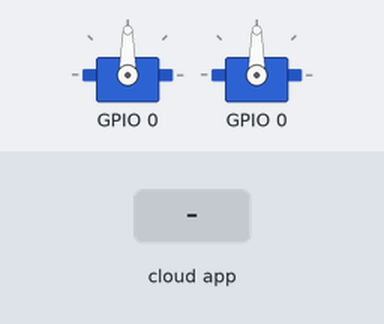
The program below on a simulated ESP32. On the bench: 2 × servo. The inputs (shaded band) are chosen by the test bench. The ROS host is connected and sends only what is stated.

Above: at 1.2 s.
1.3 s: the phone or cloud app sets linear.x to 100
At 2.0 s:
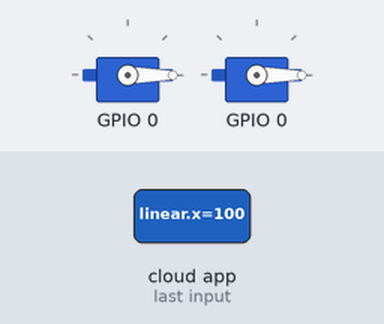
2.8 s: the phone or cloud app sets angular.z to -100
At 3.5 s:
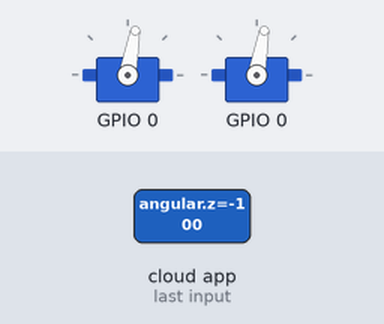
4.3 s: the phone or cloud app sets angular.z to 0
At 5.0 s:
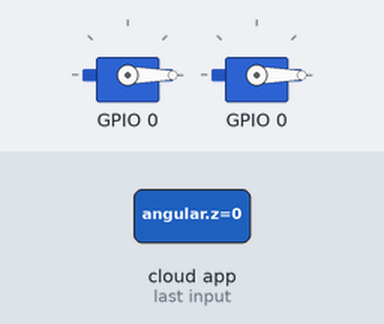
5.9 s: the phone or cloud app sets linear.x to -100
At 6.5 s:
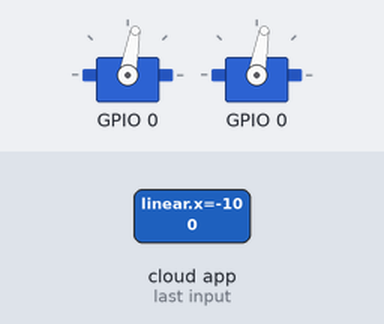
Timing chart, 0 to 8.4 s (numbered marks = the images above; inputs shaded):
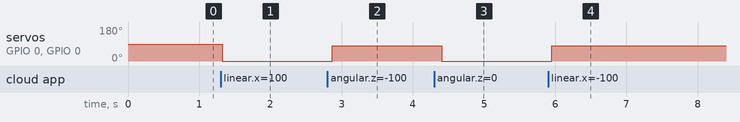

The program:

main.cpp
```cpp
#include <Arduino.h>
#include <micro_ros_platformio.h>

#include "secrets.h"

#include <rcl/rcl.h>
#include <rcl/error_handling.h>
#include <rclc/rclc.h>
#include <rclc/executor.h>

#include "KabotServo.h"

#if !defined(MICRO_ROS_TRANSPORT_ARDUINO_WIFI)
#error This example is only avaliable for Arduino framework with wifi transport.
#endif

rcl_publisher_t publisher;
rcl_subscription_t subscriber;
geometry_msgs__msg__Twist msg;

rclc_executor_t executor;
rclc_support_t support;
rcl_allocator_t allocator;
rcl_node_t node;

#define RCCHECK(fn) { rcl_ret_t temp_rc = fn; if((temp_rc != RCL_RET_OK)){error_loop();}}
#define RCSOFTCHECK(fn) { rcl_ret_t temp_rc = fn; if((temp_rc != RCL_RET_OK)){}}

// Error handle loop
void error_loop() {
	while(1) {
		delay(100);
	}
}

KabotServo leftServo(0, 500, 2400, 80, ServoSide::Left);
KabotServo rightServo(0, 500, 2400, 80, ServoSide::Right);

void subscription_callback(const void * msgin)
{
	const geometry_msgs__msg__Twist * msg = (const geometry_msgs__msg__Twist *)msgin;
	leftServo.move(msg);
	rightServo.move(msg);
	RCSOFTCHECK(rcl_publish(&publisher, &msg, NULL)); //debug callback
}

void setup() {
	// configure serial transport
	Serial.begin(115200);

	IPAddress agent_ip(192, 168, 1, 187);
	size_t agent_port = 8888;
	set_microros_wifi_transports(ssid, psk, agent_ip, agent_port);

	allocator = rcl_get_default_allocator();

	// create init_options
	RCCHECK(rclc_support_init(&support, 0, NULL, &allocator));

	// create node
	RCCHECK(rclc_node_init_default(&node, "kabot", "", &support));

	// create publisher
	RCCHECK(rclc_publisher_init_default(
		&publisher,
		&node,
		ROSIDL_GET_MSG_TYPE_SUPPORT(geometry_msgs, msg, Twist),
		"/cmd_vel_callback"));

	// create subscriber
	RCCHECK(rclc_subscription_init_default(
		&subscriber,
		&node,
		ROSIDL_GET_MSG_TYPE_SUPPORT(geometry_msgs, msg, Twist),
		"/cmd_vel"));

	// create executor
	RCCHECK(rclc_executor_init(&executor, &support.context, 1, &allocator));
	RCCHECK(rclc_executor_add_subscription(&executor, &subscriber, &msg, &subscription_callback, ON_NEW_DATA));
}

void loop() {
	delay(100);
	RCSOFTCHECK(rclc_executor_spin_some(&executor, RCL_MS_TO_NS(100)));
}
```

KabotServo.h
```cpp
#pragma once

#include <Arduino.h>
#include <micro_ros_platformio.h>
#include <ESP32_Servo.h>

#include <geometry_msgs/msg/twist.h>

enum ServoSide{
	Left,
	Right
};

struct KabotServo{
	KabotServo(int pin, int min, int max, int servoOrigin, ServoSide side){
		m_servo.attach(pin, min, max);
		m_servoOrigin = servoOrigin;
		m_servoLeftRange = servoOrigin;
		m_servoRightRange =  180-servoOrigin;
	}

	void move(const geometry_msgs__msg__Twist *msg){
		int servoVelocity;
		if(m_side == ServoSide::Left){
			servoVelocity = msg->linear.x + msg->angular.z;
        }
        else{
			servoVelocity = msg->linear.x - msg->angular.z;
            servoVelocity *= -1;
        }

        if(servoVelocity > 0){
            servoVelocity = map(servoVelocity, m_minServoVelocity, m_minServoVelocity, m_servoOrigin, m_servoRightRange);
        }
        else{
            servoVelocity = map(servoVelocity, m_minServoVelocity, m_maxServoVelocity, m_servoLeftRange, m_servoOrigin);
        }

		m_servo.write(servoVelocity);
	}

private:
	Servo m_servo;
	ServoSide m_side;

	int m_servoOrigin;
	int m_servoLeftRange;
	int m_servoRightRange;

	const int m_minServoVelocity = -100;
	const int m_maxServoVelocity = 100;
};
```

secrets.h
```cpp
char ssid[] = "";
char psk[]= "";
```

Measured:
- after the input at 1.3 s, servo on GPIO 0, servo on GPIO 0: 90° → 0° at once
- after the input at 2.8 s, servo on GPIO 0, servo on GPIO 0: 0° → 80° after 0.07 s
- after the input at 4.3 s, servo on GPIO 0, servo on GPIO 0: 80° → 0° after 0.11 s
- after the input at 5.9 s, servo on GPIO 0, servo on GPIO 0: 0° → 80° after 0.05 s
